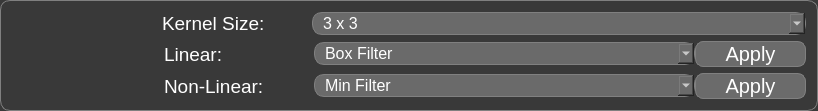
       <widget class="QFrame" name="frame_3">
        <property name="enabled">
         <bool>true</bool>
        </property>
        <property name="maximumSize">
         <size>
          <width>16777215</width>
          <height>16777215</height>
         </size>
        </property>
        <property name="font">
         <font>
          <kerning>true</kerning>
         </font>
        </property>
        <property name="autoFillBackground">
         <bool>false</bool>
        </property>
        <property name="styleSheet">
         <string notr="true">background-color:#393939;
border-radius:10px;
border:1px solid grey;</string>
        </property>
        <property name="frameShape">
         <enum>QFrame::StyledPanel</enum>
        </property>
        <property name="frameShadow">
         <enum>QFrame::Raised</enum>
        </property>
        <layout class="QVBoxLayout" name="verticalLayout_3">
         <item>
          <layout class="QHBoxLayout" name="horizontalLayout_6">
           <property name="spacing">
            <number>0</number>
           </property>
           <item>
            <spacer name="horizontalSpacer_3">
             <property name="orientation">
              <enum>Qt::Horizontal</enum>
             </property>
             <property name="sizeType">
              <enum>QSizePolicy::MinimumExpanding</enum>
             </property>
             <property name="sizeHint" stdset="0">
              <size>
               <width>150</width>
               <height>20</height>
              </size>
             </property>
            </spacer>
           </item>
           <item>
            <widget class="QLabel" name="label_11">
             <property name="minimumSize">
              <size>
               <width>150</width>
               <height>0</height>
              </size>
             </property>
             <property name="maximumSize">
              <size>
               <width>150</width>
               <height>16777215</height>
              </size>
             </property>
             <property name="font">
              <font>
               <pointsize>14</pointsize>
              </font>
             </property>
             <property name="styleSheet">
              <string notr="true">color:white;
border:none</string>
             </property>
             <property name="text">
              <string>Kernel Size:</string>
             </property>
             <property name="textFormat">
              <enum>Qt::PlainText</enum>
             </property>
            </widget>
           </item>
           <item>
            <widget class="QComboBox" name="comboBox">
             <property name="minimumSize">
              <size>
               <width>494</width>
               <height>0</height>
              </size>
             </property>
             <property name="maximumSize">
              <size>
               <width>494</width>
               <height>16777215</height>
              </size>
             </property>
             <property name="font">
              <font>
               <pointsize>12</pointsize>
              </font>
             </property>
             <property name="styleSheet">
              <string notr="true">background-color:#6A6A6A;
color:white;
padding-left:10px</string>
             </property>
             <property name="editable">
              <bool>false</bool>
             </property>
             <property name="iconSize">
              <size>
               <width>10</width>
               <height>10</height>
              </size>
             </property>
             <property name="duplicatesEnabled">
              <bool>true</bool>
             </property>
             <item>
              <property name="text">
               <string>3 x 3</string>
              </property>
             </item>
             <item>
              <property name="text">
               <string>5 x 5</string>
              </property>
             </item>
            </widget>
           </item>
          </layout>
         </item>
         <item>
          <layout class="QHBoxLayout" name="horizontalLayout_8">
           <property name="spacing">
            <number>0</number>
           </property>
           <item>
            <spacer name="horizontalSpacer_4">
             <property name="orientation">
              <enum>Qt::Horizontal</enum>
             </property>
             <property name="sizeType">
              <enum>QSizePolicy::MinimumExpanding</enum>
             </property>
             <property name="sizeHint" stdset="0">
              <size>
               <width>150</width>
               <height>20</height>
              </size>
             </property>
            </spacer>
           </item>
           <item>
            <widget class="QLabel" name="label_12">
             <property name="minimumSize">
              <size>
               <width>150</width>
               <height>0</height>
              </size>
             </property>
             <property name="maximumSize">
              <size>
               <width>150</width>
               <height>16777215</height>
              </size>
             </property>
             <property name="font">
              <font>
               <pointsize>14</pointsize>
              </font>
             </property>
             <property name="styleSheet">
              <string notr="true">color:white;
border:none</string>
             </property>
             <property name="text">
              <string>Linear:</string>
             </property>
             <property name="textFormat">
              <enum>Qt::PlainText</enum>
             </property>
            </widget>
           </item>
           <item>
            <widget class="QComboBox" name="comboBox_2">
             <property name="minimumSize">
              <size>
               <width>381</width>
               <height>0</height>
              </size>
             </property>
             <property name="maximumSize">
              <size>
               <width>381</width>
               <height>16777215</height>
              </size>
             </property>
             <property name="font">
              <font>
               <pointsize>12</pointsize>
              </font>
             </property>
             <property name="styleSheet">
              <string notr="true">background-color:#6A6A6A;
color:white;
padding-left:10px</string>
             </property>
             <property name="editable">
              <bool>false</bool>
             </property>
             <property name="iconSize">
              <size>
               <width>10</width>
               <height>10</height>
              </size>
             </property>
             <property name="duplicatesEnabled">
              <bool>true</bool>
             </property>
             <item>
              <property name="text">
               <string>Box Filter</string>
              </property>
             </item>
            </widget>
           </item>
           <item>
            <widget class="QPushButton" name="pushButton_12">
             <property name="minimumSize">
              <size>
               <width>111</width>
               <height>0</height>
              </size>
             </property>
             <property name="maximumSize">
              <size>
               <width>111</width>
               <height>16777215</height>
              </size>
             </property>
             <property name="cursor">
              <cursorShape>PointingHandCursor</cursorShape>
             </property>
             <property name="styleSheet">
              <string notr="true">color:white;
font-size:20px;
background-color:#6B6B6B;
border-radius:8px</string>
             </property>
             <property name="text">
              <string>Apply</string>
             </property>
            </widget>
           </item>
          </layout>
         </item>
         <item>
          <layout class="QHBoxLayout" name="horizontalLayout_7">
           <property name="spacing">
            <number>0</number>
           </property>
           <item>
            <spacer name="horizontalSpacer_5">
             <property name="orientation">
              <enum>Qt::Horizontal</enum>
             </property>
             <property name="sizeType">
              <enum>QSizePolicy::MinimumExpanding</enum>
             </property>
             <property name="sizeHint" stdset="0">
              <size>
               <width>150</width>
               <height>20</height>
              </size>
             </property>
            </spacer>
           </item>
           <item>
            <widget class="QLabel" name="label_13">
             <property name="minimumSize">
              <size>
               <width>150</width>
               <height>0</height>
              </size>
             </property>
             <property name="maximumSize">
              <size>
               <width>150</width>
               <height>16777215</height>
              </size>
             </property>
             <property name="font">
              <font>
               <pointsize>14</pointsize>
              </font>
             </property>
             <property name="styleSheet">
              <string notr="true">color:white;
border:none</string>
             </property>
             <property name="text">
              <string>Non-Linear:</string>
             </property>
             <property name="textFormat">
              <enum>Qt::PlainText</enum>
             </property>
            </widget>
           </item>
           <item>
            <widget class="QComboBox" name="non_linear_cBox">
             <property name="minimumSize">
              <size>
               <width>381</width>
               <height>0</height>
              </size>
             </property>
             <property name="maximumSize">
              <size>
               <width>381</width>
               <height>16777215</height>
              </size>
             </property>
             <property name="font">
              <font>
               <pointsize>12</pointsize>
              </font>
             </property>
             <property name="styleSheet">
              <string notr="true">background-color:#6A6A6A;
color:white;
padding-left:10px</string>
             </property>
             <property name="editable">
              <bool>false</bool>
             </property>
             <property name="iconSize">
              <size>
               <width>10</width>
               <height>10</height>
              </size>
             </property>
             <property name="duplicatesEnabled">
              <bool>true</bool>
             </property>
             <item>
              <property name="text">
               <string>Min Filter</string>
              </property>
             </item>
            </widget>
           </item>
           <item>
            <widget class="QPushButton" name="non_linear_apply">
             <property name="minimumSize">
              <size>
               <width>111</width>
               <height>0</height>
              </size>
             </property>
             <property name="maximumSize">
              <size>
               <width>111</width>
               <height>16777215</height>
              </size>
             </property>
             <property name="cursor">
              <cursorShape>PointingHandCursor</cursorShape>
             </property>
             <property name="styleSheet">
              <string notr="true">color:white;
font-size:20px;
background-color:#6B6B6B;
border-radius:8px</string>
             </property>
             <property name="text">
              <string>Apply</string>
             </property>
            </widget>
           </item>
          </layout>
         </item>
        </layout>
       </widget>
